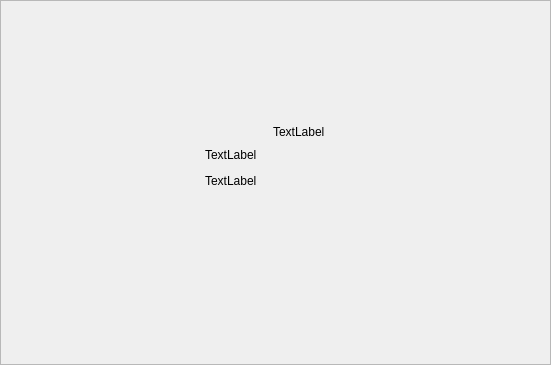
<?xml version="1.0" encoding="UTF-8"?>
<ui version="4.0">
 <class>SummaryOverlay</class>
 <widget class="QWidget" name="SummaryOverlay">
  <property name="geometry">
   <rect>
    <x>0</x>
    <y>0</y>
    <width>551</width>
    <height>365</height>
   </rect>
  </property>
  <property name="windowTitle">
   <string>Form</string>
  </property>
  <property name="autoFillBackground">
   <bool>true</bool>
  </property>
  <layout class="QVBoxLayout" name="verticalLayout">
   <property name="spacing">
    <number>0</number>
   </property>
   <property name="margin">
    <number>0</number>
   </property>
   <item>
    <widget class="QFrame" name="summary_frame">
     <property name="autoFillBackground">
      <bool>false</bool>
     </property>
     <property name="frameShape">
      <enum>QFrame::StyledPanel</enum>
     </property>
     <property name="frameShadow">
      <enum>QFrame::Raised</enum>
     </property>
     <layout class="QGridLayout" name="gridLayout">
      <item row="0" column="1">
       <layout class="QVBoxLayout" name="verticalLayout_2">
        <item>
         <spacer name="verticalSpacer_2">
          <property name="orientation">
           <enum>Qt::Vertical</enum>
          </property>
          <property name="sizeHint" stdset="0">
           <size>
            <width>20</width>
            <height>46</height>
           </size>
          </property>
         </spacer>
        </item>
        <item>
         <layout class="QHBoxLayout" name="horizontalLayout_2" stretch="4,5,3">
          <property name="leftMargin">
           <number>0</number>
          </property>
          <item>
           <spacer name="horizontalSpacer">
            <property name="orientation">
             <enum>Qt::Horizontal</enum>
            </property>
            <property name="sizeHint" stdset="0">
             <size>
              <width>126</width>
              <height>20</height>
             </size>
            </property>
           </spacer>
          </item>
          <item>
           <layout class="QVBoxLayout" name="verticalLayout_3" stretch="0,0,0,100">
            <property name="sizeConstraint">
             <enum>QLayout::SetMinAndMaxSize</enum>
            </property>
            <item>
             <layout class="QHBoxLayout" name="horizontalLayout">
              <property name="sizeConstraint">
               <enum>QLayout::SetMaximumSize</enum>
              </property>
              <item>
               <widget class="QLabel" name="icon">
                <property name="maximumSize">
                 <size>
                  <width>80</width>
                  <height>80</height>
                 </size>
                </property>
                <property name="text">
                 <string/>
                </property>
                <property name="pixmap">
                 <pixmap resource="resources.qrc">:/tk_multi_datamanager/publish_complete.png</pixmap>
                </property>
                <property name="scaledContents">
                 <bool>true</bool>
                </property>
               </widget>
              </item>
              <item>
               <widget class="QLabel" name="label">
                <property name="text">
                 <string>TextLabel</string>
                </property>
               </widget>
              </item>
             </layout>
            </item>
            <item>
             <layout class="QHBoxLayout" name="horizontalLayout_3" stretch="1,10,1">
              <property name="spacing">
               <number>0</number>
              </property>
              <property name="sizeConstraint">
               <enum>QLayout::SetMinAndMaxSize</enum>
              </property>
              <property name="topMargin">
               <number>0</number>
              </property>
              <item>
               <spacer name="horizontalSpacer_4">
                <property name="orientation">
                 <enum>Qt::Horizontal</enum>
                </property>
                <property name="sizeHint" stdset="0">
                 <size>
                  <width>40</width>
                  <height>20</height>
                 </size>
                </property>
               </spacer>
              </item>
              <item>
               <widget class="ProgressStatusLabel" name="info">
                <property name="sizePolicy">
                 <sizepolicy hsizetype="Expanding" vsizetype="Expanding">
                  <horstretch>0</horstretch>
                  <verstretch>0</verstretch>
                 </sizepolicy>
                </property>
                <property name="text">
                 <string>TextLabel</string>
                </property>
                <property name="scaledContents">
                 <bool>true</bool>
                </property>
                <property name="alignment">
                 <set>Qt::AlignLeading|Qt::AlignLeft|Qt::AlignVCenter</set>
                </property>
                <property name="wordWrap">
                 <bool>true</bool>
                </property>
               </widget>
              </item>
              <item>
               <spacer name="horizontalSpacer_3">
                <property name="orientation">
                 <enum>Qt::Horizontal</enum>
                </property>
                <property name="sizeHint" stdset="0">
                 <size>
                  <width>40</width>
                  <height>20</height>
                 </size>
                </property>
               </spacer>
              </item>
             </layout>
            </item>
            <item>
             <layout class="QHBoxLayout" name="horizontalLayout_4" stretch="1,10,1">
              <property name="spacing">
               <number>0</number>
              </property>
              <item>
               <spacer name="horizontalSpacer_6">
                <property name="orientation">
                 <enum>Qt::Horizontal</enum>
                </property>
                <property name="sizeHint" stdset="0">
                 <size>
                  <width>40</width>
                  <height>20</height>
                 </size>
                </property>
               </spacer>
              </item>
              <item>
               <widget class="ProgressStatusLabel" name="publish_again">
                <property name="text">
                 <string>TextLabel</string>
                </property>
               </widget>
              </item>
              <item>
               <spacer name="horizontalSpacer_5">
                <property name="orientation">
                 <enum>Qt::Horizontal</enum>
                </property>
                <property name="sizeHint" stdset="0">
                 <size>
                  <width>40</width>
                  <height>20</height>
                 </size>
                </property>
               </spacer>
              </item>
             </layout>
            </item>
            <item>
             <spacer name="verticalSpacer_3">
              <property name="orientation">
               <enum>Qt::Vertical</enum>
              </property>
              <property name="sizeHint" stdset="0">
               <size>
                <width>20</width>
                <height>1</height>
               </size>
              </property>
             </spacer>
            </item>
           </layout>
          </item>
          <item>
           <spacer name="horizontalSpacer_2">
            <property name="orientation">
             <enum>Qt::Horizontal</enum>
            </property>
            <property name="sizeHint" stdset="0">
             <size>
              <width>125</width>
              <height>20</height>
             </size>
            </property>
           </spacer>
          </item>
         </layout>
        </item>
        <item>
         <spacer name="verticalSpacer">
          <property name="orientation">
           <enum>Qt::Vertical</enum>
          </property>
          <property name="sizeHint" stdset="0">
           <size>
            <width>20</width>
            <height>46</height>
           </size>
          </property>
         </spacer>
        </item>
       </layout>
      </item>
     </layout>
    </widget>
   </item>
  </layout>
 </widget>
 <customwidgets>
  <customwidget>
   <class>ProgressStatusLabel</class>
   <extends>QLabel</extends>
   <header>..progress_status_label</header>
  </customwidget>
 </customwidgets>
 <resources>
  <include location="resources.qrc"/>
 </resources>
 <connections/>
</ui>
